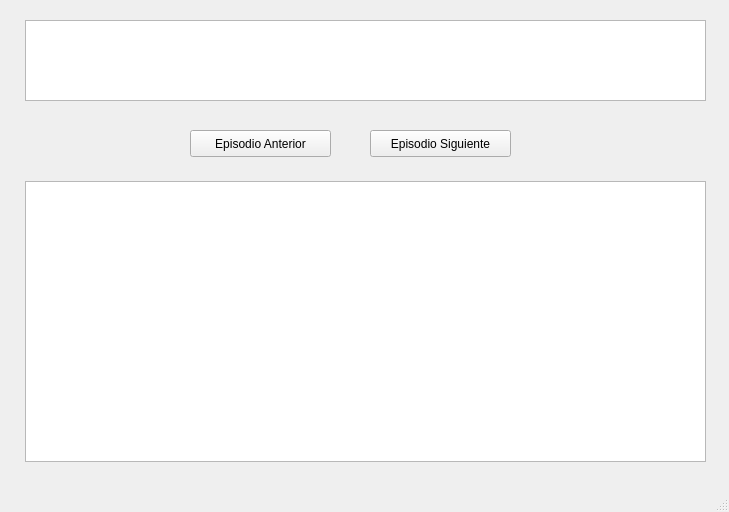
<?xml version="1.0" encoding="UTF-8"?>
<ui version="4.0">
 <class>MainWindow</class>
 <widget class="QMainWindow" name="MainWindow">
  <property name="geometry">
   <rect>
    <x>0</x>
    <y>0</y>
    <width>729</width>
    <height>512</height>
   </rect>
  </property>
  <property name="windowTitle">
   <string>Intérprete de sueños</string>
  </property>
  <widget class="QWidget" name="centralwidget">
   <widget class="QPushButton" name="next_e_btn">
    <property name="geometry">
     <rect>
      <x>370</x>
      <y>130</y>
      <width>141</width>
      <height>27</height>
     </rect>
    </property>
    <property name="text">
     <string>Episodio Siguiente</string>
    </property>
   </widget>
   <widget class="QPushButton" name="prev_e_btn">
    <property name="geometry">
     <rect>
      <x>190</x>
      <y>130</y>
      <width>141</width>
      <height>27</height>
     </rect>
    </property>
    <property name="text">
     <string>Episodio Anterior</string>
    </property>
   </widget>
   <widget class="GraphicsView" name="graphicsView">
    <property name="geometry">
     <rect>
      <x>25</x>
      <y>20</y>
      <width>681</width>
      <height>81</height>
     </rect>
    </property>
   </widget>
   <widget class="QGraphicsView" name="graphicsView_2">
    <property name="geometry">
     <rect>
      <x>25</x>
      <y>181</y>
      <width>681</width>
      <height>281</height>
     </rect>
    </property>
   </widget>
  </widget>
  <widget class="QMenuBar" name="menubar">
   <property name="geometry">
    <rect>
     <x>0</x>
     <y>0</y>
     <width>729</width>
     <height>25</height>
    </rect>
   </property>
  </widget>
  <widget class="QStatusBar" name="statusbar"/>
 </widget>
 <customwidgets>
  <customwidget>
   <class>GraphicsView</class>
   <extends>QGraphicsView</extends>
   <header>pyqtgraph</header>
  </customwidget>
 </customwidgets>
 <resources/>
 <connections/>
</ui>
